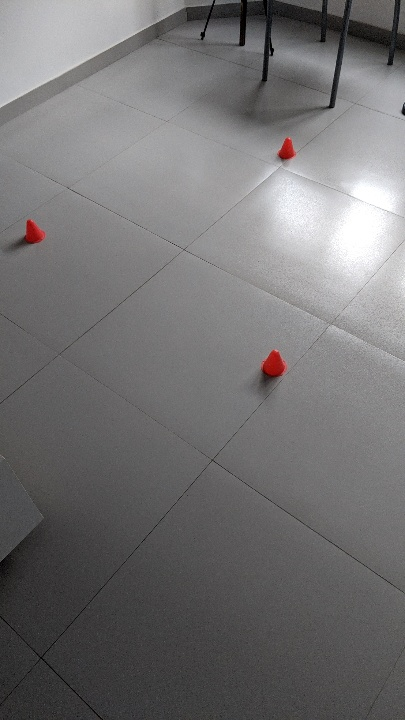
#> input picture images/cones/train/IMG_20200623_174503.jpg, 405 x 720 px, given in place of 6.jpg, which was not available
$ python hippocampus.py
#> lines starting #> are read from the running program, lines starting #| are printed output that depends on the picture; after the words box and inside, x2 and y2 are one past the last pixel; in counts of white or black regions, pixels touching at a corner belong together; long printed decimals are rounded; pictures that were not available may be replaced by others from this repository, and a replacement may not be noted
### tello/visualcortex.py
''' visualcortex.py - class VisualCortex, edge detection '''

import cv2 as cv
import numpy as np
# [8 lines of commented-out code are left out]
import sk8math

class Edge:
	def __init__(self, cls, bbox, inputunits=False):
		self.cls = cls
		self.bbox = bbox

	def __str__(self):
		return f'{self.cls}: {self.bbox}'

class Detect:
	# object classification codes
	clsNone = -1
	clsCone = 0
	clsPadl = 1
	clsPadr = 2
	clsSpot = 3

	# obj_settings -> edge_threshholds
	threshhold_defaults = [
		# class      hue      sat      val     canny
		( clsCone,   0,  8,  42,100,  35,100,  82,127 ),
		( clsPadl,  52,106,  42,100,  41, 96,  82,127 ),
		( clsPadr, 258,335,  24, 76,  30, 85,  82,127 ),
		( clsSpot, 283,360,  46,100,  40,100,  82,127 )
	]

	def __init__(self):
		self.img = False
		self.clsfocus = self.clsSpot
		self.threshholds = self.threshhold_defaults
		self.images = []

	def __str__(self):
		return str(self.clsfocus)

class VisualCortex:
	use_neural_net = False

	def __init__(self):
		self.detect = Detect()
		self.imgWid = 0
		self.imgHt = 0

	def detectObjects(self,img):
		self.detect.img = img
		if self.use_neural_net:
			pass
		else:
			self.imgHt,self.imgWid,_ = img.shape
			objects = []
			settings = self.detect.threshholds
			for cls in range(len(settings)):
				self.detectContours(img,settings[cls],objects)
		return objects

	def detectContours(self,img,settings,objects):
		# draw a one-pixel black border around the whole image
		#	When the drone is on the pad,
		#	each halfpad object extends past the image boundary on three sides,
		#	and cv.findContours() detects only the remaining edge as an object.
		cv.rectangle(img, (0,0), (self.imgWid-1,self.imgHt-1), (0,0,0), 1)

		# mask based on hsv ranges
		sk8_hsv = [1,360,360,100,100,100,100,1,1]
		ocv_hsv = [1,179,179,255,255,255,255,1,1]
		ocv_set = sk8math.interpolate(np.array(settings), 0,np.array(sk8_hsv), 0,np.array(ocv_hsv))
		ocv_set = ocv_set.astype(int)
		cls,hl,hu,sl,su,vl,vu,cl,cu = ocv_set
		lower = np.array([hl,sl,vl])
		upper = np.array([hu,su,vu])
		imgHsv = cv.cvtColor(img,cv.COLOR_BGR2HSV)
		imgMask = cv.inRange(imgHsv,lower,upper) # choose pixels by hsv threshholds
		imgMasked = cv.bitwise_and(img,img, mask=imgMask)

		# gaussian blur
		imgBlur = cv.GaussianBlur(imgMasked, (17, 17), 1)  # started at (7,7);  the bigger kernel size pulls together the pieces of padr
		imgGray = cv.cvtColor(imgBlur, cv.COLOR_BGR2GRAY)

		# canny edge detection.  Canny recommends hi:lo ratio around 2:1 or 3:1.
		imgCanny = cv.Canny(imgGray, cl, cu)

		# dilate: thicken the line
		kernel = np.ones((5, 5))
		imgDilate = cv.dilate(imgCanny, kernel, iterations=1)

		# get a data array of polygons, one contour boundary for each object
		contours, _ = cv.findContours(imgDilate, cv.RETR_EXTERNAL, cv.CHAIN_APPROX_NONE)
		if self.detect.clsfocus == cls:
			self.detect.images = [imgHsv, imgMask, imgMasked, imgBlur, imgGray, imgCanny, imgDilate]

		# get bounding box for each contour
		for contour in contours:
			area = cv.contourArea(contour)
			perimeter = cv.arcLength(contour, True)
			polygon = cv.approxPolyDP(contour, 0.02 * perimeter, True)
			l,t,w,h = cv.boundingRect(polygon)

			tl = round(l/self.imgWid, 6)
			tt = round(t/self.imgHt, 6)
			tw = round(w/self.imgWid, 6)
			th = round(h/self.imgHt, 6)

			bbox = sk8math.Bbox(tl,tt,tw,th)
			obj = Edge(cls, bbox)
			objects.append(obj)
		return

	def probeEdgeDetection(self):
		return self.detect

# [10 lines that do not run on import are left out]

'''
settings are 0 to 360,100,100

opencv values are 0 to 179,255,255
trackbar settings are 360,100,100

color coordinate systems
most systems use RGB: 255,255,255
openCV by default uses BGR: 255,255,255

sk8 HSV is defined as 360,100,100
	hue is 0 to 360 degrees on the color wheel
      sat is 0 to 100 percent white
      val is 0 to 100 percent black

openCV HSV is 179,255,255
	255 is the max integer, so the 360 is divided by 2

interpolate
a color coordinate has 3 values
a color threshhold has 6 values

opencv hsv values are 0 to 179,255,255
trackbar settings are 360,100,100


todo:

inhibitions, prefrontal cortex

add trackbars
	framenum
	gaus blur kernel size
	gaus blur setting?

write gradient descent training system
'''

### tello/sk8math.py
'''
sk8math.py - math and geometry functions
'''
import numpy as np

class Pt:
	def __init__(self, x, y):
		self.x = x
		self.y = y

	def tuple(self):
		return (int(self.x),int(self.y))

	def __str__(self):
		return f'({self.x},{self.y})'

def interpolate(x, b, e, bp, ep):
	# x: input value
	# b,e: begin and end of input range
	# bp,ep: begin and end of output range
	#return  int((x / (e-b)) * (ep-bp))
	return  (x / (e-b)) * (ep-bp)

# [79 lines left out: functions averageTwoPoints, triangulateTwoPoints, quadrantAngle, quadrantPoints, calcLine, not called in this run]

class Bbox:
	# bbox is defined by an l-t point and a w-h vector, this is what NN data uses
	# redefined with b,r, center, diameter, radius
	def __init__(self, l,t,w,h):
		self.l = l
		self.t = t
		self.w = w
		self.h = h
		self.calc()

	def calc(self):
		# bottom right is a point
		# center is a point
		self.r = self.l + self.w
		self.b = self.t + self.h
		self.center = Pt(self.l+round(self.w/2,6), self.t+round(self.h/2,6))
		self.diameter = (self.w+self.h)/2
		self.radius = self.diameter/2

	# [34 lines left out: functions intersects, touchesEdge, expand, enlarge, not called in this run]

	def __str__(self):
		prec = 6
		return f'({round(self.l,prec)},{round(self.t,prec)},{round(self.w,prec)},{round(self.h,prec)})'

# [46 lines that do not run on import are left out]

### tello/hippocampus.py
''' hippocamapus.py - class Hippocampus - spatial analysis, mapping, orientation '''
import cv2 as cv
import numpy as np
from datetime import datetime
import time
import logging
import os
import copy
import colorsys
import re
import universal as uni
from sk8math import *
import sk8map

class Hippocampus:
	def __init__(self, ui=False, save_mission=False):
		self.ui = ui
		self.save_mission = save_mission

		# object classification codes
		self.clsNone = -1
		self.clsCone = 0
		self.clsPadl = 1
		self.clsPadr = 2
		self.clsSpot = 3

		# settings
		self.clsdebug = self.clsCone
		self.debugPad = True

		self.dialog_width = 480
		self.dialog_height = 480

		self.frameWidth  = 960
		self.frameHeight = 720
		self.frameDepth  = 3

		self.datalineheight = 22
		self.datalinemargin = 5

		self.useNeuralNet = False

		self.frame_nth = 1
		self.post_nth = 0

		self.spot_radius = 8     # spot is 16 mm diameter
		self.spot_offset = 46    # spot center is 46 mm forward of pad center
		self.pad_radius = 70     # pad is 14 cm square
		self.cone_radius = 40    # cone diameter is 8 cm
		self.cone_radius_range = 0.40
		self.arena_padding = 80  # turning radius. keep sk8 in the arena.
		self.arena_margin = 40

		self.obj_settings = [ # class code      hue      sat      val     canny
		              ( self.clsCone,   0,  8,  42,100,  35,100,  82,127 ),
		              ( self.clsPadl,  52,106,  42,100,  41, 96,  82,127 ),
		              ( self.clsPadr, 258,335,  24, 76,  30, 85,  82,127 ),
		              ( self.clsSpot, 283,360,  46,100,  40,100,  82,127 )
		]
		self.magenta_settings = ( 10, 270,330,  50,100,  50,100,  82,127 ) # bright color swatch
		self.navy_settings    = ( 11, 181,352,   3, 58,   0, 33,  82,127 ) # tape, dark
		self.pumpkin_settings = ( 12,   3, 36,  80,100,  55, 86,  82,127 ) # tape, bright
		self.yellow_settings  = ( 13,  52, 76,  45, 93,  56, 82,  82,127 ) # tape, bright
		self.purple_settings  = ( 14, 244,360,  32, 52,  35, 82,  82,127 ) # tape, medium dark
		self.coral_settings   = ( 15, 321,360,  54,100,  48, 81,  82,127 ) # tape, bright but like cone
		self.ocean_settings   = ( 16, 184,260,  27, 69,  24, 50,  82,127 ) # tape, dark
		self.forest_settings  = ( 17,  60,181,  14,100,   2, 32,  82,127 ) # tape, dark
		self.barmax           = ( 18, 360,360, 100,100, 100,100, 255,255 )
		self.barnames = ( 'cls',  'hue_min', 'hue_max', 'sat_min', 'sat_max', 'val_min', 'val_max', 'canny_lo', 'canny_hi')
		self.clsname = [ 'cone','padl','padr','spot' ]

		# variables
		self.framenum = 0        # tello    nexus     pixel->prepd
		self.frameMap = False
		self.baseMap = False
		self.ovec = False  # orienting vector
		self.imgPrep = False
		self.posts = {}
		self.debugImages = []
		self.timesave = time.time()

		# aircraft altitude is measured in multiple ways
		#    agl - above ground level
		#    msl - mean sea level, based on 19-year averages
		#    barometric pressure, varies depending on the weather

		# baro reported by the tello is assumed to be MSL in meters to two decimal places
		#    a typical value before flying is 322.32
		#    the elevation of Chiang Mai is 310 meters

		# before takeoff, the camera is 20mm above the pad

		# all of our internal calculations are in mm

		self.pxlpermm = 0 # computed by the size of the pad, in pixels vs mm
		# the pxlpermm value implies an agl

	# [206 lines left out: functions findSpot, findHalf, findPad, findCones, findArenaRot, findArena and 1 more, not called in this run]

	def start(self):
		logging.info('hippocampus starting')
		if self.ui:
#			self.openUI()
			logging.info('UI opened')
		if self.save_mission:
			self.dirframe = uni.makedir('frame')
			self.dirtrain = uni.makedir('train')

		#self.visualcortex = visualcortex.VisualCortex()

	# [152 lines left out: functions stop, buildMap, processFrame, logMission, post, not called in this run]

	def probeMaps(self):
		return self.baseMap, self.frameMap

	def probePostData(self):
		return self.posts

if __name__ == '__main__':
	from visualcortex import VisualCortex
	fname = '/home/john/sk8/bench/testcase/frame/6.jpg'
	frame = cv.imread( fname, cv.IMREAD_UNCHANGED)
#> frame is the input picture: shape (720, 405, 3); mean B, G, R 114.4, 113.7, 115
	if frame is None:
		logging.error(f'file not found: {fname}')
		quit()

	visualcortex = VisualCortex()
	objs = visualcortex.detectObjects(frame)
#> the loop in detectObjects, `for cls in range(len(settings)):` made 4 passes
#> (ocv_set in detectContours, hl in detectContours, hu in detectContours, sl in detectContours, su in detectContours, vl in detectContours, vu in detectContours, lower in detectContours) on passes 1, 4: ([0, 0, 3, 107, 255, 89, 255, 82, 127], 0, 3, 107, 255, 89, 255, [0, 107, 89]), ([3, 140, 179, 117, 255, 102, 255, 82, 127], 140, 179, 117, 255, 102, 255, [140, 117, 102])
#> (ocv_set in detectContours, hl in detectContours, hu in detectContours, sl in detectContours, su in detectContours, vl in detectContours, vu in detectContours, lower in detectContours) on passes 2 to 3: ([1, 25, 52, 107, 255, 104, 244, 82, 127], 25, 52, 107, 255, 104, 244, [25, 107, 104]), ([2, 128, 166, 61, 193, 76, 216, 82, 127], 128, 166, 61, 193, 76, 216, [128, 61, 76])
#> pass 1, in detectContours, `imgMask = cv.inRange(imgHsv,lower,upper)`:
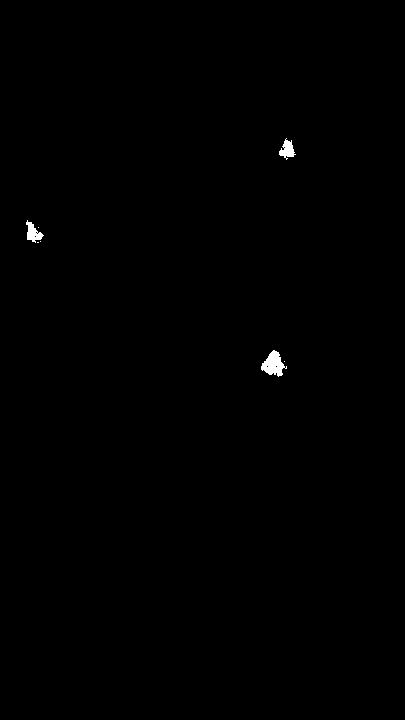
#> imgMask: shape (720, 405); 0.27% white; 7 white regions (4 under 20 px), largest, box (x1, y1, x2, y2) and area: (261, 350, 287, 377) 389, (26, 220, 44, 243) 201, (279, 138, 296, 160) 194
#> objs = 8 items
	print(*objs, sep='\n')
#| 0: (0.6395,0.4833,0.07654,0.04306)
#| 0: (0.05926,0.3028,0.05432,0.0375)
#| 0: (0.6815,0.1903,0.05432,0.03611)
#| 3: (0.6864,0.4958,0.02716,0.02639)
#| 3: (0.05679,0.3014,0.06173,0.03889)
#| 3: (0.7012,0.2139,0.02716,0.01111)
#| 3: (0.6889,0.2014,0.01975,0.009722)
#| 3: (0.7012,0.1875,0.02222,0.0125)

	hippocampus = Hippocampus()
#> in __init__, `self.ui = ui`: self.ui = False
	hippocampus.start()
#> (the run stopped early here; a loop or call above may not have finished)

$ run again, on images/cones/train/IMG_20200629_181431.jpg
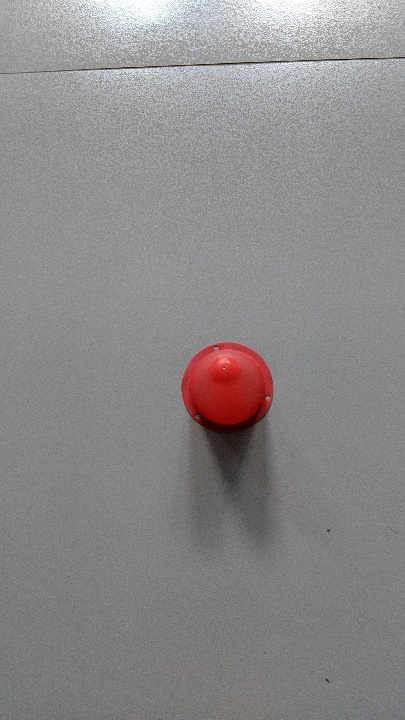
#> input picture images/cones/train/IMG_20200629_181431.jpg, 405 x 720 px, given in place of 6.jpg, which was not available
#> frame is the input picture: shape (720, 405, 3); mean B, G, R 138, 137.1, 139.8
#> the loop in detectObjects, `for cls in range(len(settings)):` made 4 passes
#> (ocv_set in detectContours, hl in detectContours, hu in detectContours, sl in detectContours, su in detectContours, vl in detectContours, vu in detectContours, lower in detectContours) on passes 1, 4: ([0, 0, 3, 107, 255, 89, 255, 82, 127], 0, 3, 107, 255, 89, 255, [0, 107, 89]), ([3, 140, 179, 117, 255, 102, 255, 82, 127], 140, 179, 117, 255, 102, 255, [140, 117, 102])
#> pass 1, in detectContours, `imgMask = cv.inRange(imgHsv,lower,upper)`:
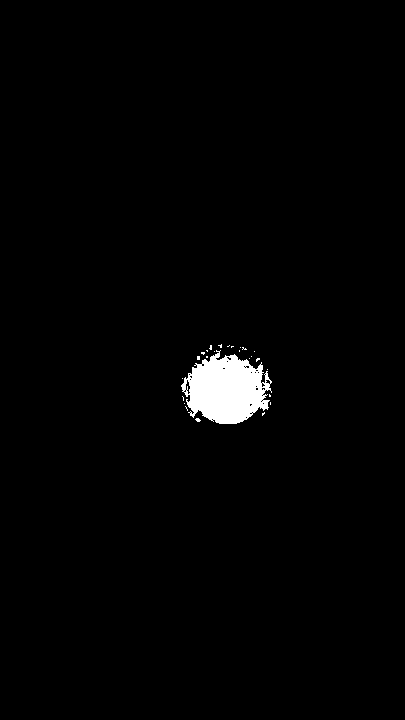
#> imgMask: shape (720, 405); 1.6% white; 26 white regions (25 under 20 px), largest, box (x1, y1, x2, y2) and area: (181, 350, 272, 424) 4427
#> objs = 3 items
#| 0: (0.5901,0.4778,0.02469,0.0125)
#| 0: (0.442,0.475,0.2346,0.1167)
#| 3: (0.442,0.4708,0.2395,0.1139)
#> self.ui = False

$ run again, on images/cones/train/IMG_20200629_181433.jpg
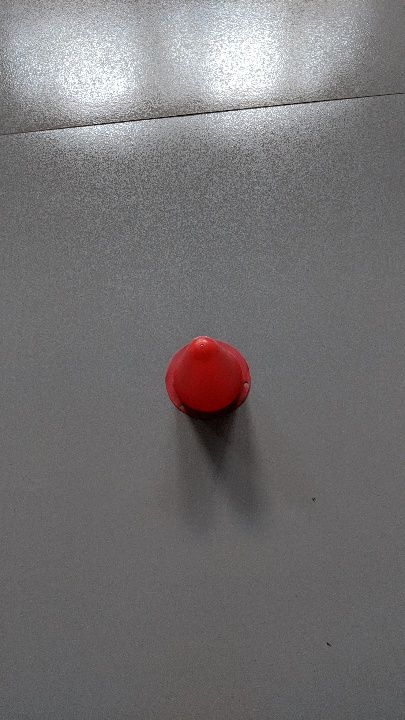
#> input picture images/cones/train/IMG_20200629_181433.jpg, 405 x 720 px, given in place of 6.jpg, which was not available
#> frame is the input picture: shape (720, 405, 3); mean B, G, R 114.7, 113.7, 116
#> the loop in detectObjects, `for cls in range(len(settings)):` made 4 passes
#> (ocv_set in detectContours, hl in detectContours, hu in detectContours, sl in detectContours, su in detectContours, vl in detectContours, vu in detectContours, lower in detectContours) on passes 1, 4: ([0, 0, 3, 107, 255, 89, 255, 82, 127], 0, 3, 107, 255, 89, 255, [0, 107, 89]), ([3, 140, 179, 117, 255, 102, 255, 82, 127], 140, 179, 117, 255, 102, 255, [140, 117, 102])
#> pass 1, in detectContours, `imgMask = cv.inRange(imgHsv,lower,upper)`:
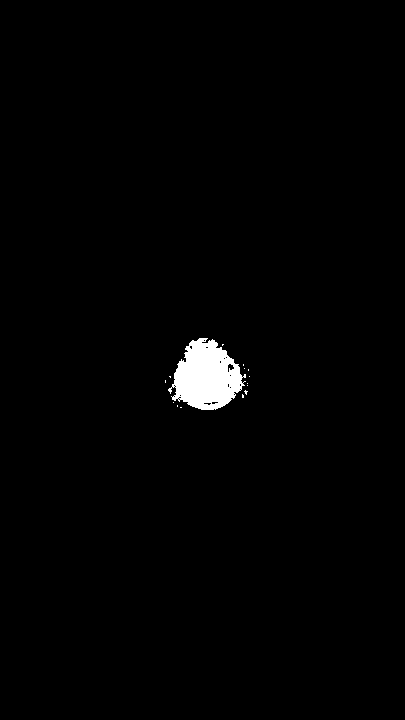
#> imgMask: shape (720, 405); 1.2% white; 15 white regions (14 under 20 px), largest, box (x1, y1, x2, y2) and area: (168, 338, 246, 410) 3588
#> objs = 3 items
#| 0: (0.5975,0.5389,0.01975,0.0125)
#| 0: (0.4099,0.4667,0.2049,0.08889)
#| 3: (0.4074,0.4639,0.2173,0.1028)
#> self.ui = False

$ run again, on images/cones/train/IMG_20200629_181438.jpg
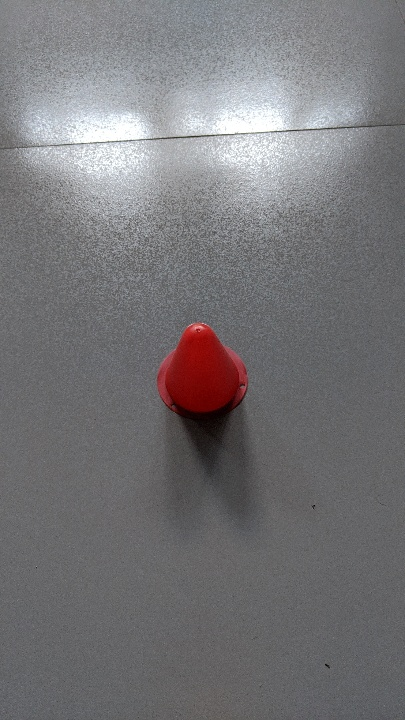
#> input picture images/cones/train/IMG_20200629_181438.jpg, 405 x 720 px, given in place of 6.jpg, which was not available
#> frame is the input picture: shape (720, 405, 3); mean B, G, R 119.2, 116.8, 118.2
#> the loop in detectObjects, `for cls in range(len(settings)):` made 4 passes
#> (ocv_set in detectContours, hl in detectContours, hu in detectContours, sl in detectContours, su in detectContours, vl in detectContours, vu in detectContours, lower in detectContours) on passes 1, 4: ([0, 0, 3, 107, 255, 89, 255, 82, 127], 0, 3, 107, 255, 89, 255, [0, 107, 89]), ([3, 140, 179, 117, 255, 102, 255, 82, 127], 140, 179, 117, 255, 102, 255, [140, 117, 102])
#> pass 1, in detectContours, `imgMask = cv.inRange(imgHsv,lower,upper)`:
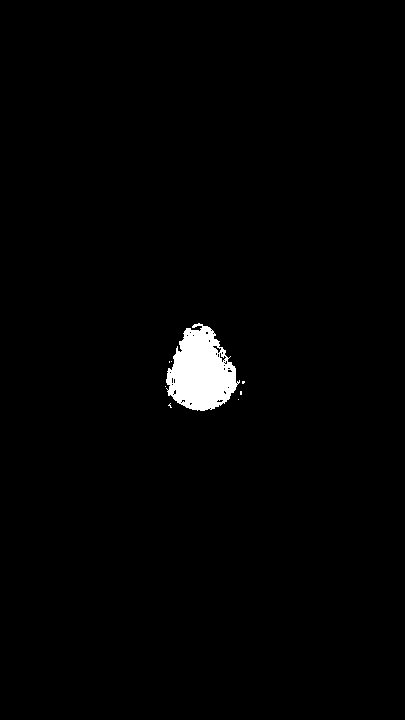
#> imgMask: shape (720, 405); 1.4% white; 8 white regions (7 under 20 px), largest, box (x1, y1, x2, y2) and area: (166, 323, 240, 411) 4183
#> objs = 4 items
#| 0: (0.4123,0.45,0.1926,0.1236)
#| 3: (0.521,0.4625,0.0963,0.09444)
#| 3: (0.3852,0.4611,0.07654,0.1042)
#| 3: (0.4593,0.4458,0.05926,0.01667)
#> self.ui = False
